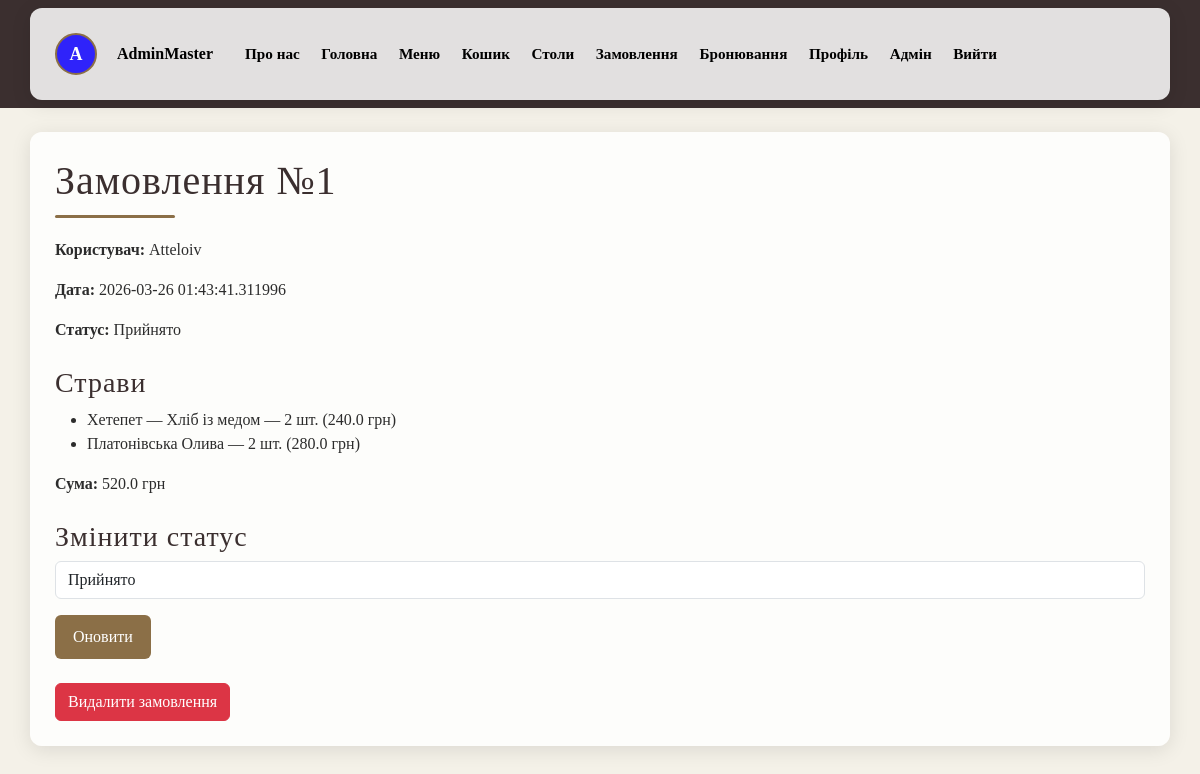
Page /admin/order/1/ (signed in) on the committed database.
### database.py (models this page shows, shortened)
class Base(DeclarativeBase):
    def create_db(self):
        Base.metadata.create_all(engine)
    def drop_db(self):
        Base.metadata.drop_all(engine)

class Users(UserMixin, Base):
    __tablename__ = "users"
    id: Mapped[int] = mapped_column(primary_key=True)
    nickname: Mapped[str] = mapped_column(String(100), unique=True)
    email: Mapped[str] = mapped_column(String(150), unique=True)
    password: Mapped[str] = mapped_column(String(100))
    status_admin: Mapped[bool] = mapped_column(Boolean, default=False)
    avatar_color: Mapped[str] = mapped_column(String(20), nullable=True)
    avatar_letter: Mapped[str] = mapped_column(String(2), nullable=True)
    avatar_image: Mapped[str] = mapped_column(String(200), nullable=True)
    orders = relationship("Orders", back_populates="user", cascade="all, delete")
    reservations = relationship("Reservations", back_populates="user", cascade="all, delete")

class Orders(Base):
    __tablename__ = "orders"
    id: Mapped[int] = mapped_column(primary_key=True)
    user_id: Mapped[int] = mapped_column(ForeignKey("users.id", ondelete="CASCADE"))
    time: Mapped[datetime] = mapped_column(DateTime, default=lambda: datetime.now(timezone.utc))
    status: Mapped[str] = mapped_column(String(50), default="Прийнято")
    total: Mapped[float] = mapped_column(Float, default=0.0)
    note: Mapped[str] = mapped_column(Text, default=None)
    user = relationship("Users", back_populates="orders")
    dishes = relationship("OrderDish", back_populates="order", cascade="all, delete")

class OrderDish(Base):
    __tablename__ = "order_dish"
    id: Mapped[int] = mapped_column(primary_key=True)
    order_id: Mapped[int] = mapped_column(ForeignKey("orders.id", ondelete="CASCADE"))
    dish_id: Mapped[int] = mapped_column(ForeignKey("menu.id", ondelete="CASCADE"))
    quantity: Mapped[int] = mapped_column(Integer, default=1)
    order = relationship("Orders", back_populates="dishes")
    dish = relationship("Menu", back_populates="order_items")

class Menu(Base):
    __tablename__ = "menu"
    id: Mapped[int] = mapped_column(primary_key=True)
    name: Mapped[str] = mapped_column(String(100), unique=True)
    weight: Mapped[float] = mapped_column()
    cal: Mapped[int] = mapped_column()
    ingredients: Mapped[str] = mapped_column(Text)
    price: Mapped[float] = mapped_column()
    description: Mapped[str] = mapped_column(Text)
    active: Mapped[bool] = mapped_column(Boolean, default=True)
    image: Mapped[str] = mapped_column(String(100))
    order_items = relationship("OrderDish", back_populates="dish", cascade="all, delete")

### main.py (the view, shortened to what this page needs)
@app.route('/admin/order/<int:order_id>/', methods=['GET', 'POST'])
@login_required
@admin_required
def admin_order_details(order_id):
    try:
        order = get_order_by_id(order_id)
        if not order:
            flash("Замовлення не знайдено", "danger")
            return redirect(url_for('admin_orders'))
        return render_template('admin_order_details.html', order=order)
    except Exception as e:
        flash(f"Помилка при завантаженні замовлення: {str(e)}", "danger")
        return redirect(url_for('admin_orders'))

### database.py (called while the page is built)
def search_user(user_id):
    with Session() as session:
        user = session.query(Users).filter_by(id=user_id).first()
        return user

def get_order_by_id(order_id: int):
    with Session() as session:
        order = (
            session.query(Orders)
            .options(selectinload(Orders.user), selectinload(Orders.dishes).selectinload(OrderDish.dish))
            .filter_by(id=order_id)
            .first()
        )
        return order

### main.py (called while the page is built)
@login_manager.user_loader
def load_user(user_id):
    return search_user(user_id)

def admin_required(func):
    @wraps(func)
    def wrapper(*args, **kwargs):
        if not current_user.is_authenticated or not current_user.status_admin:
            flash("У вас немає прав адміністратора", "danger")
            return redirect(url_for('home'))
        return func(*args, **kwargs)
    return wrapper

### templates/admin_order_details.html (shortened to what this page needs)
{% extends "base.html" %}
{% block content %}
<h1>Замовлення №{{ order.id }}</h1>
<div class="decor-line"></div>
<p><strong>Користувач:</strong> {{ order.user.nickname }}</p>
<p><strong>Дата:</strong> {{ order.time }}</p>
<p><strong>Статус:</strong> {{ order.status }}</p>
<h3 class="mt-4">Страви</h3>
<ul>
    {% for item in order.dishes %}
    <li>{{ item.dish.name }} — {{ item.quantity }} шт. ({{ item.dish.price * item.quantity }} грн)</li>
    {% endfor %}
</ul>
<p class="mt-3"><strong>Сума:</strong> {{ order.total }} грн</p>
<h3 class="mt-4">Змінити статус</h3>
<form method="POST">
    <select name="status" class="form-control mb-3">
        <option value="Прийнято">Прийнято</option>
    </select>
    <button class="btn btn-custom">Оновити</button>
</form>
<form method="POST" action="{{ url_for('admin_delete_order', order_id=order.id) }}" class="mt-4"
    onsubmit="return confirm('Видалити це замовлення?');">
    <button type="submit" class="btn btn-danger">Видалити замовлення</button>
</form>
{% endblock %}

### templates/base.html (shortened to what this page needs)
<!DOCTYPE html>
<html lang="en">
<head>
    <link href="https://cdn.jsdelivr.net/npm/bootstrap@5.3.8/dist/css/bootstrap.min.css" rel="stylesheet"
>
</head>
<body>
    <nav class="navbar navbar-dark bg-dark mb-4">
        <div class="container d-flex flex-wrap align-items-center gap-2 gap-md-3">
            {% if current_user.is_authenticated %}
            {% if current_user.avatar_image %}
            <img src="{{ url_for('static', filename='images/profile/' + current_user.avatar_image) }}" class="avatar">
            {% else %}
            <div class="avatar-circle" style="background: {{ current_user.avatar_color }}">
                {{ current_user.avatar_letter }}
            </div>
            {% endif %}
            <span class="ms-1 navbar-user me-2 me-md-3">{{ current_user.nickname }}</span>
            <a class="navbar-brand py-1" href="{{ url_for('about_us') }}">Про нас</a>
            <a class="navbar-brand py-1" href="{{ url_for('home_page') }}">Головна</a>
            <a class="navbar-brand py-1" href="{{ url_for('menu') }}">Меню</a>
            <a class="navbar-brand py-1" href="{{ url_for('cart') }}">Кошик</a>
            <a class="navbar-brand py-1" href="{{ url_for('tables') }}">Столи</a>
            <a class="navbar-brand py-1" href="{{ url_for('orders') }}">Замовлення</a>
            <a class="navbar-brand py-1" href="{{ url_for('reservations') }}">Бронювання</a>
            <a class="navbar-brand py-1" href="{{ url_for('profile') }}">Профіль</a>
            {% if current_user.status_admin %}
            <a class="navbar-brand py-1" href="{{ url_for('admin_dashboard') }}">Адмін</a>
            {% endif %}
            <a class="navbar-brand py-1" href="javascript:void(0)" onclick="confirmLogout()">Вийти</a>
            {% else %}
            <a class="navbar-brand py-1" href="{{ url_for('about_us') }}">Про нас</a>
            <a class="navbar-brand py-1" href="{{ url_for('login') }}">Увійти</a>
            <a class="navbar-brand py-1" href="{{ url_for('register') }}">Зареєструватись</a>
            {% endif %}
        </div>
    </nav>
    <main class="container">
        {% block content %}
        {% endblock %}
    </main>
</body>
</html>

### templates/base.html (style rules this page uses)
.avatar-circle { width: 40px; height: 40px; border-radius: 50%; color: white; font-weight: bold; display: flex; justify-content: center; align-items: center; font-size: 18px; }
body { background: #f4f1e8; font-family: "Georgia", "Times New Roman", serif; color: #2c2c2c; }
.container { background: rgba(255, 255, 255, 0.85); padding: 25px; border-radius: 12px; box-shadow: 0 4px 20px rgba(0, 0, 0, 0.1); }
h1, h2, h3 { font-family: "Cinzel", serif; letter-spacing: 1px; color: #3b2f2f; }
.decor-line { width: 120px; height: 3px; background: #8b6f47; margin: 10px 0 20px 0; border-radius: 2px; }
.btn-custom { background: #8b6f47; color: white; border: none; padding: 10px 18px; border-radius: 6px; transition: 0.3s; }
input, textarea, select { border: 1px solid #c8b79b; border-radius: 6px; padding: 10px; background: #fffdf8; }
.avatar-circle { width: 42px; height: 42px; border-radius: 50%; color: white; font-weight: bold; display: flex; justify-content: center; align-items: center; font-size: 18px; border: 2px solid #8b6f47; }
.navbar { background: #3b2f2f !important; }
.navbar>.container { justify-content: flex-start !important; }
.navbar .navbar-brand { color: #000000 !important; font-family: "Cinzel", serif; font-weight: 600; font-size: 0.95rem; margin-right: 0.35rem; text-shadow: none; transition: color 0.2s, transform 0.2s; }
.navbar .navbar-user { color: #000000 !important; font-weight: 600; text-shadow: none; }

### rows in the picture
Users: avatar_letter "A", nickname "AdminMaster"
Orders: id "1", time "2026-03-26 01:43:41.311996", status "Прийнято", total "520.0"
Users: user.nickname "Atteloiv"
OrderDish: dish.name "Хетепет — Хліб із медом", quantity "2", item.dish.price*item.quantity "240.0"
OrderDish: dish.name "Платонівська Олива", quantity "2", item.dish.price*item.quantity "280.0"
